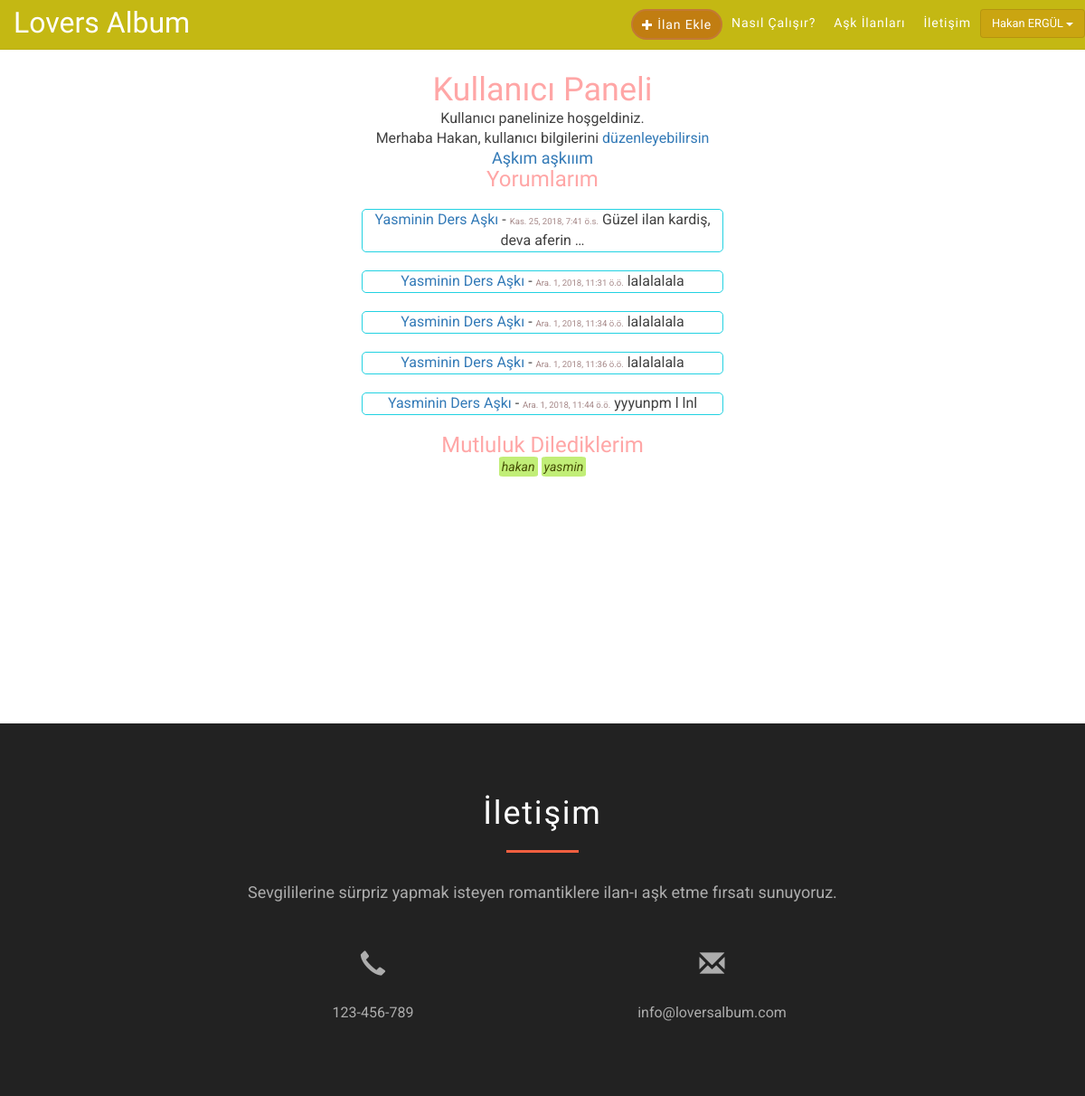
The app's page /dashboard/ (signed in), older data.
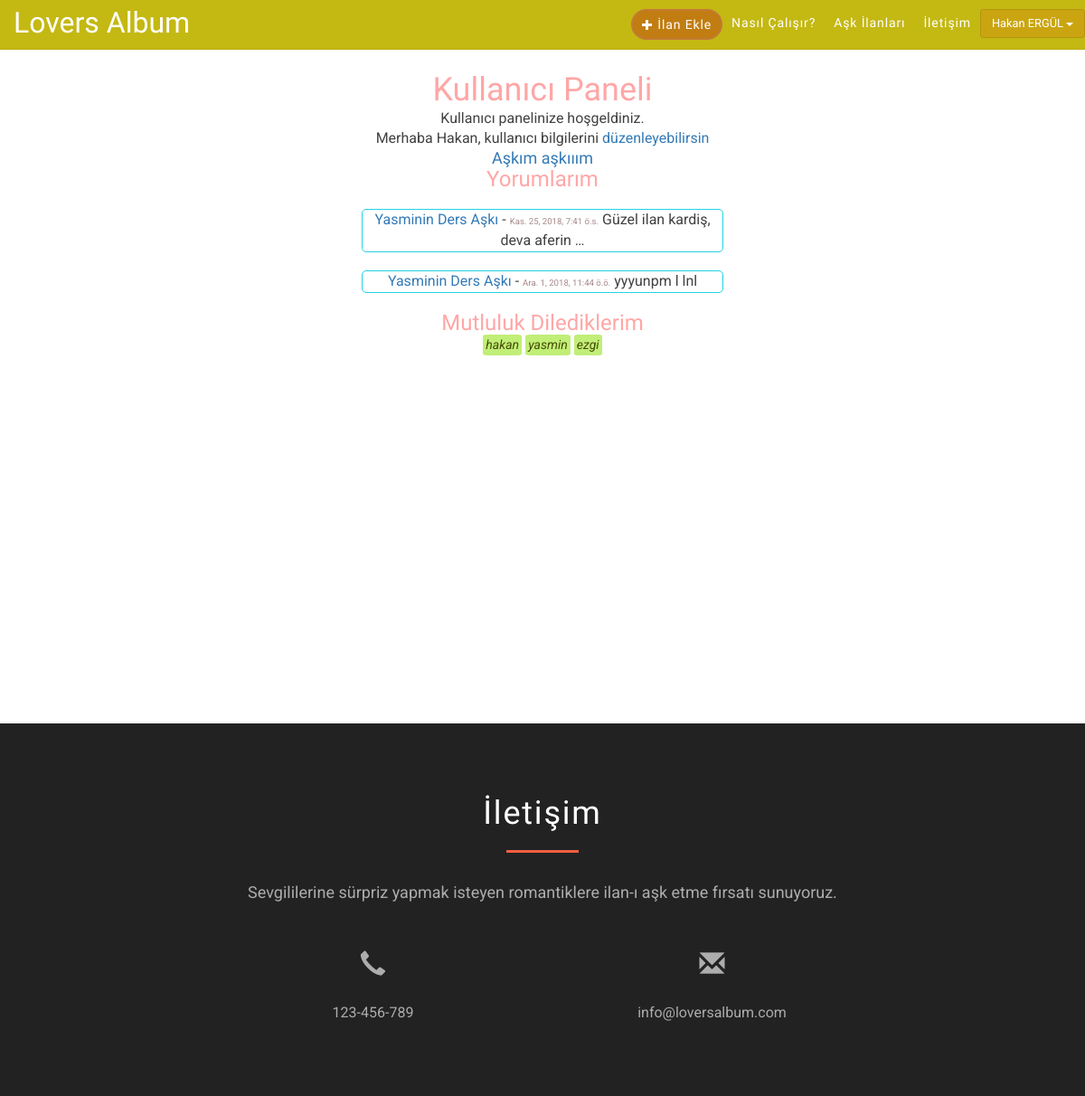
The same page, newer data.
### ilan/models.py (models this page shows, shortened)
class Comment(models.Model):
    ilan = models.ForeignKey(Ilan, on_delete=models.CASCADE, related_name='yorumlar')
    user = models.ForeignKey(settings.AUTH_USER_MODEL, on_delete=models.CASCADE, related_name='yorumlari')
    yorum_metni = models.TextField()
    created = models.DateTimeField(auto_now_add=True)
    updated = models.DateTimeField(auto_now=True)
    active = models.BooleanField(default=False)
    class Meta:
        ordering = ('created',)

class Ilan(models.Model):
    baslik = models.CharField(max_length=30)
    metin =  RichTextUploadingField()
    ilan_foto = models.ImageField(upload_to='ilan_fotolari/', default='350x150.png')
    user = models.OneToOneField(settings.AUTH_USER_MODEL, on_delete=models.CASCADE)
    mutluluk_dileyenler = models.ManyToManyField(settings.AUTH_USER_MODEL, blank= True, related_name = 'mutluluk_dilenen_ilan')
    goruntulenme = models.PositiveIntegerField(default = 0)
    olusturma_tarihi = models.DateTimeField(auto_now_add=True)
    yayinlandimi = models.BooleanField(default=False)

### user/views.py (the view)
# urls.py: path('dashboard/', us_view.dashboard, name='dashboard'),
@login_required
def dashboard(request):
    if 0:
        print(request.user.ilan)
        ilanim = Ilan.objects.filter(user=request.user)
        yorum_ilan = {'ilanim': ilanim,
                'yorumlarim': Comment.objects.filter(user=request.user),
                'ilanima_yorumlar': Comment.objects.filter(ilan = request.user.ilan),
                'mutluluk_dilediklerim': Ilan.objects.filter(mutluluk_dileyenler = request.user),
                'mutluluk_dileyenler': User.objects.filter(mutluluk_dilenen_ilan = request.user.ilan)
                }
    else:
        yorum_ilan = {
                'yorumlarim': Comment.objects.filter(user=request.user),
                'mutluluk_dilediklerim': Ilan.objects.filter(mutluluk_dileyenler = request.user),
                }
    return render(request, 'registration/dashboard.html', yorum_ilan)

### templates/registration/dashboard.html (shortened to what this page needs)
{% extends "base.html" %}
{% block content %}
<div class="col-lg-8 col-lg-offset-2 col-md-10 col-md-offset-1 col-sm-12 col-xs-12">
<h1>Kullanıcı Paneli</h1>
<p>Kullanıcı panelinize hoşgeldiniz.</p>
<p>Merhaba {{ user.first_name }}, kullanıcı bilgilerini <a href="{% url 'edit' %}">düzenleyebilirsin</a></p>
{% if ilanim == '' %}
İlanın henüz yok, istiyorsan <a href="../ilan/ekle">ekle</a>
{% else %}
<h4>
<a href="../ilan/{{ user.ilan.id}}/edit">{{ user.ilan.baslik }}</a>{% if not user.ilan.yayinlandimi %}<em>editör onayı bekleniyor</em>{% endif %}
</h4>
{% endif %}
{% if yorumlarim %}
<h3>Yorumlarım</h3>
{% for yorumum in yorumlarim %}
   <div class="yorum-liste"> <a href =" ../ilan/{{ yorumum.ilan.id }} "> {{ yorumum.ilan.baslik }}</a> - <span class="tarih">{{ yorumum.created }}</span>
    {{ yorumum.yorum_metni | truncatewords:5 }}
    </div>
{% endfor %}
{% endif %}
{% if mutluluk_dilediklerim  %}
<h3>Mutluluk Dilediklerim</h3>
{% for item in mutluluk_dilediklerim  %}
       <span class="kull-liste"> {{ item.user }}</span>
{% endfor %}
{% endif %}
</div>
{% endblock %}

Row changes from the older to the newer data that the page shows:
removed Comment: ilan.baslik "Yasminin Ders Aşkı", created "Ara. 1, 2018, 11:31 ö.ö.", yorum_metni "lalalalala"
removed Comment: ilan.baslik "Yasminin Ders Aşkı", created "Ara. 1, 2018, 11:34 ö.ö.", yorum_metni "lalalalala"
removed Comment: ilan.baslik "Yasminin Ders Aşkı", created "Ara. 1, 2018, 11:36 ö.ö.", yorum_metni "lalalalala"
added Ilan: user "ezgi"
